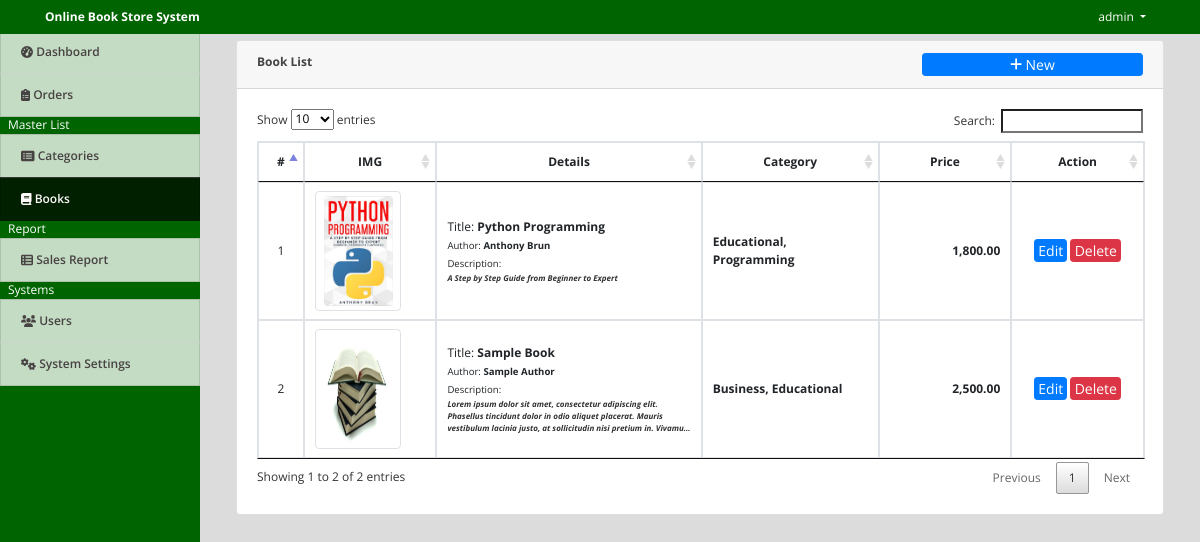
/admin/index.php?page=books (signed in), run on the app's committed database.
### tables this page shows
CREATE TABLE `books` (
  `id` int(30) NOT NULL,
  `category_ids` text NOT NULL,
  `title` varchar(200) NOT NULL,
  `author` text NOT NULL,
  `description` text NOT NULL,
  `qty` int(11) NOT NULL,
  `price` float NOT NULL,
  `image_path` text NOT NULL,
  `date_created` datetime NOT NULL DEFAULT current_timestamp()
);

### admin/books.php (the view, shortened to what this page needs)
<?php include('db_connect.php');?>
<div class="container-fluid">
	<div class="col-lg-12">
		<div class="row">
			<div class="col-md-12">
				<div class="card">
					<div class="card-header">
						<b>Book List</b>
						<span class="float:right"><a class="btn btn-primary btn-sm col-sm-3 float-right" href="javascript:void(0)" id="new_book">
			                    <i class="fa fa-plus"></i> New
			                </a></span>
					</div>
					<div class="card-body">
						<table class="table table-bordered table-hover">
							<colgroup>
								<col width="5%">
								<col width="15%">
								<col width="30%">
								<col width="20%">
								<col width="15%">
								<col width="15%">
							</colgroup>
							<thead>
								<tr>
									<th class="text-center">#</th>
									<th class="text-center">IMG</th>
									<th class="text-center">Details</th>
									<th class="text-center">Category</th>
									<th class="text-center">Price</th>
									<th class="text-center">Action</th>
								</tr>
							</thead>
							<tbody>
								<?php
								$i = 1;
								$cname[0] = "Not Set";
								$categories = $conn->query("SELECT * FROM categories ");
								while($row = $categories->fetch_assoc()){
									$cname[$row['id']] = ucwords($row['name']);
								}
								$book = $conn->query("SELECT * from books order by title asc");
								while($row=$book->fetch_assoc()):
								?>
								<tr>
									<td class="text-center"><?php echo $i++ ?></td>
									<td class="">
										<div class="d-flex w-100">
					    					<div class="img-field mr-4 img-thumbnail rounded">
					    						<img src="assets/uploads/<?php echo $row['image_path'] ?>"  alt="" class="img-fluid rounded">
					    					</div>
										</div>
									</td>
									<td class="">
										<p>Title: <b><?php echo $row['title'] ?></b></p>
										<p><small>Author: <b><?php echo $row['author'] ?></b></small></p>
										<p><small>Description: <b class="truncate"><?php echo $row['description'] ?></b></small></p>
									</td>
									<td class="">
										<p>
											<b>
											<?php
											$cats = '';
											$cat = explode(',', $row['category_ids']);
											foreach ($cat as $key => $value) {
												if(!empty($cats)){
													$cats .=", ";
												}
												if(isset($cname[$value])){
													$cats .= $cname[$value];
												}
											}
											echo $cats;
											?>
											</b>
										</p>
									</td>
									<td class="">
										<p class="text-right"><b><?php echo number_format($row['price'],2) ?></b></p>
									</td>
									<td class="text-center">
										<button class="btn btn-sm btn-primary edit_book" type="button" data-id="<?php echo $row['id'] ?>">Edit</button>
										<button class="btn btn-sm btn-danger delete_book" type="button" data-id="<?php echo $row['id'] ?>">Delete</button>
									</td>
								</tr>
								<?php endwhile; ?>
							</tbody>
						</table>
					</div>
				</div>
			</div>
		</div>
	</div>
</div>

### admin/assets/fullcalendar/main.css (style rules this page uses)
:root { --fc-daygrid-event-dot-width: 8px; }
:root { --fc-list-event-dot-width: 10px; --fc-list-event-hover-bg-color: #f5f5f5; }

### admin/assets/css/style.css (style rules this page uses)
body { font-family: "Open Sans", sans-serif; color: #444444; width: 100%; height: calc(100%); font-size: 12px; }
a { color: #1977cc; }
.truncate { overflow: hidden; text-overflow: ellipsis; display: -webkit-box; -webkit-line-clamp: 3; -webkit-box-orient: vertical; font-size: smaller; color: #000000cf; font-style: italic; }
.btn-sm { padding: .0001rem .2rem; }

### admin/index.php (style rules this page uses)
body { background: #80808045; }

### admin/books.php (style rules this page uses)
td { vertical-align: middle !important; }
td p { margin:unset; }
.img-field { width: calc(100%); height: 15vh; overflow: hidden; display: flex; justify-content: center }
.img-field img { max-width: 100%; max-height: 100%; }

### data on the page
books: image_path (picture), title "Python Programming", author "Anthony Brun", description "A Step by Step Guide from Beginner to Expert", cats "Educational, Programming", price "1,800.00"
books: image_path (picture), title "Sample Book", author "Sample Author", description "Lorem ipsum dolor sit amet, consectetur adipiscing elit. Phasellus tincidunt dolor in odio aliquet placerat. Mauris vestibulum lacinia justo, at sollicitudin nisi pretium in.…", cats "Business, Educational", price "2,500.00"

### other printed values
$_SESSION['system']['name'] "Online Book Store System"
$_SESSION['login_name'] "admin"
